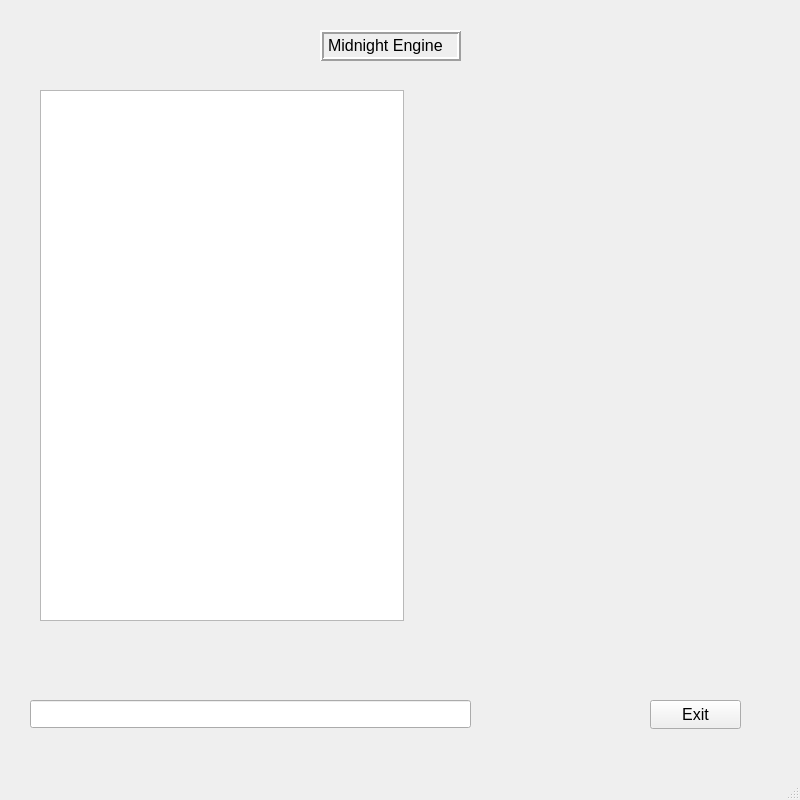
<?xml version="1.0" encoding="UTF-8"?>
<ui version="4.0">
 <class>ApplicationWindow</class>
 <widget class="QMainWindow" name="ApplicationWindow">
  <property name="geometry">
   <rect>
    <x>0</x>
    <y>0</y>
    <width>800</width>
    <height>800</height>
   </rect>
  </property>
  <property name="sizePolicy">
   <sizepolicy hsizetype="Fixed" vsizetype="Fixed">
    <horstretch>0</horstretch>
    <verstretch>0</verstretch>
   </sizepolicy>
  </property>
  <property name="minimumSize">
   <size>
    <width>800</width>
    <height>800</height>
   </size>
  </property>
  <property name="maximumSize">
   <size>
    <width>800</width>
    <height>800</height>
   </size>
  </property>
  <property name="palette">
   <palette>
    <active>
     <colorrole role="WindowText">
      <brush brushstyle="SolidPattern">
       <color alpha="255">
        <red>255</red>
        <green>255</green>
        <blue>255</blue>
       </color>
      </brush>
     </colorrole>
     <colorrole role="Button">
      <brush brushstyle="SolidPattern">
       <color alpha="255">
        <red>61</red>
        <green>56</green>
        <blue>70</blue>
       </color>
      </brush>
     </colorrole>
     <colorrole role="Light">
      <brush brushstyle="SolidPattern">
       <color alpha="255">
        <red>92</red>
        <green>84</green>
        <blue>105</blue>
       </color>
      </brush>
     </colorrole>
     <colorrole role="Midlight">
      <brush brushstyle="SolidPattern">
       <color alpha="255">
        <red>76</red>
        <green>70</green>
        <blue>87</blue>
       </color>
      </brush>
     </colorrole>
     <colorrole role="Dark">
      <brush brushstyle="SolidPattern">
       <color alpha="255">
        <red>31</red>
        <green>28</green>
        <blue>35</blue>
       </color>
      </brush>
     </colorrole>
     <colorrole role="Mid">
      <brush brushstyle="SolidPattern">
       <color alpha="255">
        <red>41</red>
        <green>37</green>
        <blue>47</blue>
       </color>
      </brush>
     </colorrole>
     <colorrole role="Text">
      <brush brushstyle="SolidPattern">
       <color alpha="255">
        <red>255</red>
        <green>255</green>
        <blue>255</blue>
       </color>
      </brush>
     </colorrole>
     <colorrole role="BrightText">
      <brush brushstyle="SolidPattern">
       <color alpha="255">
        <red>255</red>
        <green>255</green>
        <blue>255</blue>
       </color>
      </brush>
     </colorrole>
     <colorrole role="ButtonText">
      <brush brushstyle="SolidPattern">
       <color alpha="255">
        <red>255</red>
        <green>255</green>
        <blue>255</blue>
       </color>
      </brush>
     </colorrole>
     <colorrole role="Base">
      <brush brushstyle="SolidPattern">
       <color alpha="255">
        <red>0</red>
        <green>0</green>
        <blue>0</blue>
       </color>
      </brush>
     </colorrole>
     <colorrole role="Window">
      <brush brushstyle="SolidPattern">
       <color alpha="255">
        <red>61</red>
        <green>56</green>
        <blue>70</blue>
       </color>
      </brush>
     </colorrole>
     <colorrole role="Shadow">
      <brush brushstyle="SolidPattern">
       <color alpha="255">
        <red>0</red>
        <green>0</green>
        <blue>0</blue>
       </color>
      </brush>
     </colorrole>
     <colorrole role="AlternateBase">
      <brush brushstyle="SolidPattern">
       <color alpha="255">
        <red>30</red>
        <green>28</green>
        <blue>35</blue>
       </color>
      </brush>
     </colorrole>
     <colorrole role="ToolTipBase">
      <brush brushstyle="SolidPattern">
       <color alpha="255">
        <red>255</red>
        <green>255</green>
        <blue>220</blue>
       </color>
      </brush>
     </colorrole>
     <colorrole role="ToolTipText">
      <brush brushstyle="SolidPattern">
       <color alpha="255">
        <red>0</red>
        <green>0</green>
        <blue>0</blue>
       </color>
      </brush>
     </colorrole>
    </active>
    <inactive>
     <colorrole role="WindowText">
      <brush brushstyle="SolidPattern">
       <color alpha="255">
        <red>0</red>
        <green>0</green>
        <blue>0</blue>
       </color>
      </brush>
     </colorrole>
     <colorrole role="Button">
      <brush brushstyle="SolidPattern">
       <color alpha="255">
        <red>239</red>
        <green>239</green>
        <blue>239</blue>
       </color>
      </brush>
     </colorrole>
     <colorrole role="Light">
      <brush brushstyle="SolidPattern">
       <color alpha="255">
        <red>255</red>
        <green>255</green>
        <blue>255</blue>
       </color>
      </brush>
     </colorrole>
     <colorrole role="Midlight">
      <brush brushstyle="SolidPattern">
       <color alpha="255">
        <red>202</red>
        <green>202</green>
        <blue>202</blue>
       </color>
      </brush>
     </colorrole>
     <colorrole role="Dark">
      <brush brushstyle="SolidPattern">
       <color alpha="255">
        <red>159</red>
        <green>159</green>
        <blue>159</blue>
       </color>
      </brush>
     </colorrole>
     <colorrole role="Mid">
      <brush brushstyle="SolidPattern">
       <color alpha="255">
        <red>184</red>
        <green>184</green>
        <blue>184</blue>
       </color>
      </brush>
     </colorrole>
     <colorrole role="Text">
      <brush brushstyle="SolidPattern">
       <color alpha="255">
        <red>0</red>
        <green>0</green>
        <blue>0</blue>
       </color>
      </brush>
     </colorrole>
     <colorrole role="BrightText">
      <brush brushstyle="SolidPattern">
       <color alpha="255">
        <red>255</red>
        <green>255</green>
        <blue>255</blue>
       </color>
      </brush>
     </colorrole>
     <colorrole role="ButtonText">
      <brush brushstyle="SolidPattern">
       <color alpha="255">
        <red>0</red>
        <green>0</green>
        <blue>0</blue>
       </color>
      </brush>
     </colorrole>
     <colorrole role="Base">
      <brush brushstyle="SolidPattern">
       <color alpha="255">
        <red>255</red>
        <green>255</green>
        <blue>255</blue>
       </color>
      </brush>
     </colorrole>
     <colorrole role="Window">
      <brush brushstyle="SolidPattern">
       <color alpha="255">
        <red>239</red>
        <green>239</green>
        <blue>239</blue>
       </color>
      </brush>
     </colorrole>
     <colorrole role="Shadow">
      <brush brushstyle="SolidPattern">
       <color alpha="255">
        <red>118</red>
        <green>118</green>
        <blue>118</blue>
       </color>
      </brush>
     </colorrole>
     <colorrole role="AlternateBase">
      <brush brushstyle="SolidPattern">
       <color alpha="255">
        <red>247</red>
        <green>247</green>
        <blue>247</blue>
       </color>
      </brush>
     </colorrole>
     <colorrole role="ToolTipBase">
      <brush brushstyle="SolidPattern">
       <color alpha="255">
        <red>255</red>
        <green>255</green>
        <blue>220</blue>
       </color>
      </brush>
     </colorrole>
     <colorrole role="ToolTipText">
      <brush brushstyle="SolidPattern">
       <color alpha="255">
        <red>0</red>
        <green>0</green>
        <blue>0</blue>
       </color>
      </brush>
     </colorrole>
    </inactive>
    <disabled>
     <colorrole role="WindowText">
      <brush brushstyle="SolidPattern">
       <color alpha="255">
        <red>31</red>
        <green>28</green>
        <blue>35</blue>
       </color>
      </brush>
     </colorrole>
     <colorrole role="Button">
      <brush brushstyle="SolidPattern">
       <color alpha="255">
        <red>61</red>
        <green>56</green>
        <blue>70</blue>
       </color>
      </brush>
     </colorrole>
     <colorrole role="Light">
      <brush brushstyle="SolidPattern">
       <color alpha="255">
        <red>92</red>
        <green>84</green>
        <blue>105</blue>
       </color>
      </brush>
     </colorrole>
     <colorrole role="Midlight">
      <brush brushstyle="SolidPattern">
       <color alpha="255">
        <red>76</red>
        <green>70</green>
        <blue>87</blue>
       </color>
      </brush>
     </colorrole>
     <colorrole role="Dark">
      <brush brushstyle="SolidPattern">
       <color alpha="255">
        <red>31</red>
        <green>28</green>
        <blue>35</blue>
       </color>
      </brush>
     </colorrole>
     <colorrole role="Mid">
      <brush brushstyle="SolidPattern">
       <color alpha="255">
        <red>41</red>
        <green>37</green>
        <blue>47</blue>
       </color>
      </brush>
     </colorrole>
     <colorrole role="Text">
      <brush brushstyle="SolidPattern">
       <color alpha="255">
        <red>31</red>
        <green>28</green>
        <blue>35</blue>
       </color>
      </brush>
     </colorrole>
     <colorrole role="BrightText">
      <brush brushstyle="SolidPattern">
       <color alpha="255">
        <red>255</red>
        <green>255</green>
        <blue>255</blue>
       </color>
      </brush>
     </colorrole>
     <colorrole role="ButtonText">
      <brush brushstyle="SolidPattern">
       <color alpha="255">
        <red>31</red>
        <green>28</green>
        <blue>35</blue>
       </color>
      </brush>
     </colorrole>
     <colorrole role="Base">
      <brush brushstyle="SolidPattern">
       <color alpha="255">
        <red>61</red>
        <green>56</green>
        <blue>70</blue>
       </color>
      </brush>
     </colorrole>
     <colorrole role="Window">
      <brush brushstyle="SolidPattern">
       <color alpha="255">
        <red>61</red>
        <green>56</green>
        <blue>70</blue>
       </color>
      </brush>
     </colorrole>
     <colorrole role="Shadow">
      <brush brushstyle="SolidPattern">
       <color alpha="255">
        <red>177</red>
        <green>177</green>
        <blue>177</blue>
       </color>
      </brush>
     </colorrole>
     <colorrole role="AlternateBase">
      <brush brushstyle="SolidPattern">
       <color alpha="255">
        <red>247</red>
        <green>247</green>
        <blue>247</blue>
       </color>
      </brush>
     </colorrole>
     <colorrole role="ToolTipBase">
      <brush brushstyle="SolidPattern">
       <color alpha="255">
        <red>255</red>
        <green>255</green>
        <blue>220</blue>
       </color>
      </brush>
     </colorrole>
     <colorrole role="ToolTipText">
      <brush brushstyle="SolidPattern">
       <color alpha="255">
        <red>0</red>
        <green>0</green>
        <blue>0</blue>
       </color>
      </brush>
     </colorrole>
    </disabled>
   </palette>
  </property>
  <property name="font">
   <font>
    <pointsize>12</pointsize>
   </font>
  </property>
  <property name="windowTitle">
   <string>Sandbox</string>
  </property>
  <property name="autoFillBackground">
   <bool>false</bool>
  </property>
  <widget class="QWidget" name="centralwidget">
   <property name="focusPolicy">
    <enum>Qt::StrongFocus</enum>
   </property>
   <widget class="QPushButton" name="exitButton">
    <property name="geometry">
     <rect>
      <x>650</x>
      <y>700</y>
      <width>91</width>
      <height>29</height>
     </rect>
    </property>
    <property name="text">
     <string>Exit</string>
    </property>
   </widget>
   <widget class="QLineEdit" name="input">
    <property name="geometry">
     <rect>
      <x>30</x>
      <y>700</y>
      <width>441</width>
      <height>28</height>
     </rect>
    </property>
   </widget>
   <widget class="QStackedWidget" name="display_layers">
    <property name="geometry">
     <rect>
      <x>10</x>
      <y>10</y>
      <width>781</width>
      <height>650</height>
     </rect>
    </property>
    <property name="sizePolicy">
     <sizepolicy hsizetype="Expanding" vsizetype="Expanding">
      <horstretch>0</horstretch>
      <verstretch>0</verstretch>
     </sizepolicy>
    </property>
    <property name="currentIndex">
     <number>1</number>
    </property>
    <widget class="QWidget" name="intro">
     <widget class="Night::IntroPicture" name="intro_picture">
      <property name="geometry">
       <rect>
        <x>10</x>
        <y>0</y>
        <width>740</width>
        <height>560</height>
       </rect>
      </property>
      <property name="sizePolicy">
       <sizepolicy hsizetype="Expanding" vsizetype="Expanding">
        <horstretch>0</horstretch>
        <verstretch>0</verstretch>
       </sizepolicy>
      </property>
     </widget>
     <widget class="QLabel" name="label">
      <property name="geometry">
       <rect>
        <x>450</x>
        <y>520</y>
        <width>291</width>
        <height>31</height>
       </rect>
      </property>
      <property name="font">
       <font>
        <pointsize>16</pointsize>
        <italic>true</italic>
        <bold>true</bold>
       </font>
      </property>
      <property name="text">
       <string>Hit &lt;Space Bar&gt; to Continue</string>
      </property>
     </widget>
    </widget>
    <widget class="QWidget" name="output_text_display">
     <widget class="Night::TextOutput" name="text_display">
      <property name="geometry">
       <rect>
        <x>30</x>
        <y>80</y>
        <width>364</width>
        <height>531</height>
       </rect>
      </property>
      <property name="minimumSize">
       <size>
        <width>364</width>
        <height>531</height>
       </size>
      </property>
      <property name="maximumSize">
       <size>
        <width>364</width>
        <height>531</height>
       </size>
      </property>
      <property name="font">
       <font>
        <pointsize>12</pointsize>
        <kerning>false</kerning>
       </font>
      </property>
      <property name="focusPolicy">
       <enum>Qt::NoFocus</enum>
      </property>
      <property name="contextMenuPolicy">
       <enum>Qt::ActionsContextMenu</enum>
      </property>
      <property name="acceptDrops">
       <bool>false</bool>
      </property>
     </widget>
     <widget class="QLabel" name="label_2">
      <property name="geometry">
       <rect>
        <x>310</x>
        <y>20</y>
        <width>141</width>
        <height>31</height>
       </rect>
      </property>
      <property name="focusPolicy">
       <enum>Qt::NoFocus</enum>
      </property>
      <property name="frameShape">
       <enum>QFrame::Box</enum>
      </property>
      <property name="frameShadow">
       <enum>QFrame::Raised</enum>
      </property>
      <property name="lineWidth">
       <number>2</number>
      </property>
      <property name="text">
       <string>Midnight Engine</string>
      </property>
     </widget>
    </widget>
   </widget>
  </widget>
  <widget class="QMenuBar" name="menubar">
   <property name="geometry">
    <rect>
     <x>0</x>
     <y>0</y>
     <width>800</width>
     <height>27</height>
    </rect>
   </property>
  </widget>
  <widget class="QStatusBar" name="statusbar"/>
 </widget>
 <customwidgets>
  <customwidget>
   <class>Night::IntroPicture</class>
   <extends>QGraphicsView</extends>
   <header location="global">source/implementation/output/intropicture.h</header>
  </customwidget>
  <customwidget>
   <class>Night::TextOutput</class>
   <extends>QPlainTextEdit</extends>
   <header location="global">source/implementation/output/textoutput.h</header>
  </customwidget>
 </customwidgets>
 <resources/>
 <connections/>
</ui>
